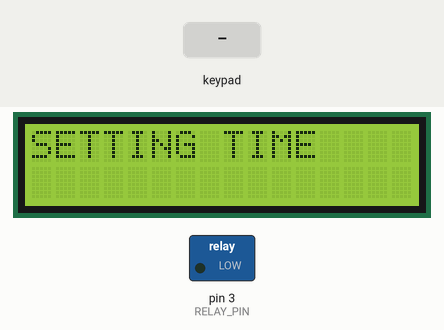
Recording of a sketch running on a simulated Arduino Uno, built with avr-gcc and run on an emulated ATmega328P. Parts: 16×2 character LCD, switched loads named in the sketch (green lamp = pin HIGH). The test bench sets the inputs (shaded band).

Above: at 1.2 s.
1.3 s: keypad keys 7 6 5 4 * pressed 0.4 s apart
At 3.7 s:
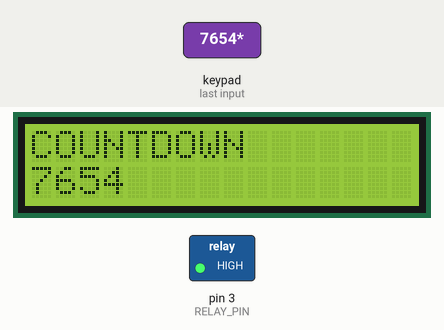
6.3 s: key '*' pressed
At 6.9 s:
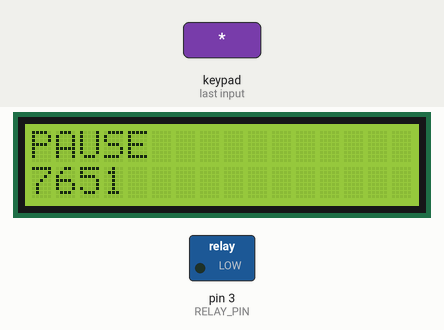
7.8 s: key '#' pressed
At 8.8 s:
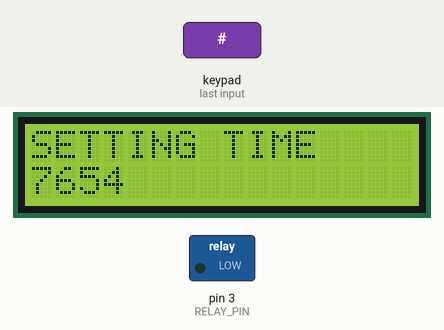
9.3 s: keypad keys 7 6 5 4 pressed 0.4 s apart
At 11.7 s:
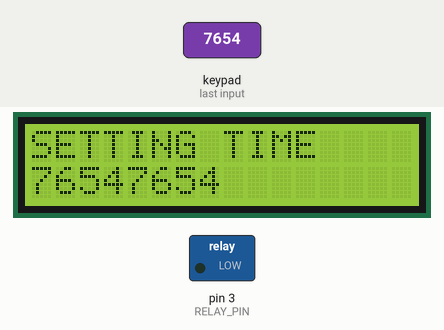
Timing chart, 0 to 13.2 s (numbered marks = the images above; inputs shaded):
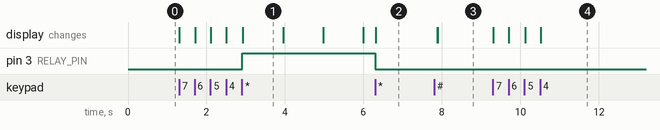

Measured:
- after the input at 1.3 s, pin 3 (RELAY_PIN): LOW → HIGH after 1.6 s; the display: first changes at once (image 1 shows a later state)
- after the input at 6.3 s, pin 3 (RELAY_PIN): HIGH → LOW at once; the display: changes at once (image 2)
- after the input at 7.8 s, the display: first changes after 0.08 s (image 3 shows a later state)
- after the input at 9.3 s, the display: first changes at once (image 4 shows a later state)
- what the display in image 1 shows lasts 1.1 s, from 2.9 s to 4.0 s

The sketch:

Keyboard_Timer.ino
```cpp
// http://un7fgo.gengen.ru (C) 2017
//
// Краткое описание подключения выводов:
// - Экран 1602 подключен через I2C интерфейс на стандартных выводах А4 - SDA и А5 - SCL
// - Матричная клавиатура 4х4 подключена к выводам с 4 по 7 - колонки, с 8 по 11 - строки
// - Модуль реле подключаем к 3 выводу
//
// Все назначения выводов (кроме интерфейса I2C) можно сменить в переменных
//
// ---------------------------------------------
// Подключаем библиотеки для работы с Экраном по тгьеофейсу I2C
#include <Wire.h>
#include <LiquidCrystal_I2C.h>
// Создаем объект для работы с экраном
LiquidCrystal_I2C lcd(0x27,16,2);  /* или 0x3F. */

// ---------------------------------------------
// Тут описываем все необходимое для работы с матричной клавиатурой
#include <Keypad.h>   // Подключаем библиотеку
// Задаем константы, которые будут нам необходимы в ходе работы
const byte ROWS = 4;  // 4 строки
const byte COLS = 4;  // 4 столбца
char keys[ROWS][COLS] = {
{'1','2','3','A'},
{'4','5','6','B'},
{'7','8','9','C'},
{'*','0','#','D'}
};
// Описываем контакты, к которым подключена клавиатура
byte colPins[COLS] = {7, 6, 5, 4};
byte rowPins[ROWS] = {8, 9, 10, 11};
// Создаем объект для работы с клавиатурой
Keypad keypad = Keypad( makeKeymap(keys), rowPins, colPins, ROWS, COLS );

// ---------------------------------------------
// глобальные константы

// код символя для клавиши BackSpace (по умолчанию - 35 "#")
byte BS_KEY = 35;
// код символя для клавиши Start/Stop (по умолчанию - 42 "*")
byte ST_KEY = 42;
// вывод для подключения управляющего реле
byte RELAY_PIN = 3;
// так как модули реле бывают прямые и инверсные, то заведем константы для ВКЛ-ВЫКЛ
byte RELAY_ON = HIGH;
byte RELAY_OFF = LOW;


// ---------------------------------------------
// глобальные переменные для работы программы

// символ получаемый с клавиатуры
char key;
// строка вводимых цифр, т.е. необходимое время для таймера
String input;
// секунды для обратного отсчета
long int seco;
// милисекунды для обработки
long int ms;

// ---------------------------------------------
// Процедура инициализации
void setup()
{
  pinMode(RELAY_PIN, OUTPUT);
  digitalWrite(RELAY_PIN, RELAY_OFF);
  lcd.begin();                  // Инициализация
  lcd.backlight();              // Включаем подсветку
  input = "";
}

// ---------------------------------------------
// Основное тело программы
void loop()  // цикл
{
  // ставим курсор в левый верхний угол экрана
  lcd.setCursor(0, 0);
  // Выводим индикацию текущего режима работы
  lcd.print("SETTING TIME   ");
  // опрашиваем клаиатуру на предмет нажатой клавиши
  key = keypad.getKey();
  // если была нажата какая-либо клавиша, то...
  if (key){
    // символы от 48 до 57 - это цифры от 0 до 9
    // если нажали цифру, то мы добавляем ее к уже введенным
    if (key>=char(48) and key<=char(57)){
      // но добавляем цифру только в том случае, если уже введено не более 8 знаков
      if (input.length()<8) {
        input = input + key;
      }
    }
    // При нажатии нужной клавиши стираем последний символ, как будто нажали BackSpace
    if (key==char(BS_KEY)){
      // Удалаем последний символ, если есть чего удалять
       if (input.length()>0) {
         input = input.substring(0, input.length()-1);
       }
    }
    // При нажатии на START/STOP переходим в режим обратного отсчета
    if (key==char(ST_KEY)){
      ms = 0;
      seco = input.toInt();
      while (seco>0) {
        digitalWrite(RELAY_PIN, RELAY_ON);
        // если прошло более 999 миллисекунд, то можно уменьшить счетчик оставшегося времени на 1
        if ((millis()-ms)>999) {
          // ставим курсор в левый верхний угол экрана
          lcd.setCursor(0, 0);
          // Выводим индикацию текущего режима работы - ОБРАТНЫЙ ОТСЧЕТ
          lcd.print("COUNTDOWN      ");
          // ставим курсор в начало второй строки
          lcd.setCursor(0, 1);
          // выводим на экран оставшееся время
          lcd.print(String(seco)+"  ");
          seco = seco - 1;
          ms = millis();
        }
        // продолжаем опрашивать клавиатуру
        key = keypad.getKey();
        if (key){
          if (key==char(ST_KEY)){
            digitalWrite(RELAY_PIN, RELAY_OFF);
            // ставим курсор в левый верхний угол экрана
            lcd.setCursor(0, 0);
            // Выводим индикацию текущего режима работы - ПАУЗА
            lcd.print("PAUSE          ");
            key = ' ';
            // ждем, пока снова не нажмут клавишу Start/Stop
            while (key!=char(ST_KEY)) {
              key = keypad.getKey();
              // Если нажали клавишу BackSpace, то переходим опять на установку времени
              if (key==char(BS_KEY)) {
                seco = 0;
                key=char(ST_KEY);
              }
            }
          }

        }

      }
      digitalWrite(RELAY_PIN, RELAY_OFF);
    }
    // ставим курсор в начало второй строки
    lcd.setCursor(0, 1);
    // выводим на экран введенное или исправленное число
    lcd.print(input+"  ");
  }

}
```
